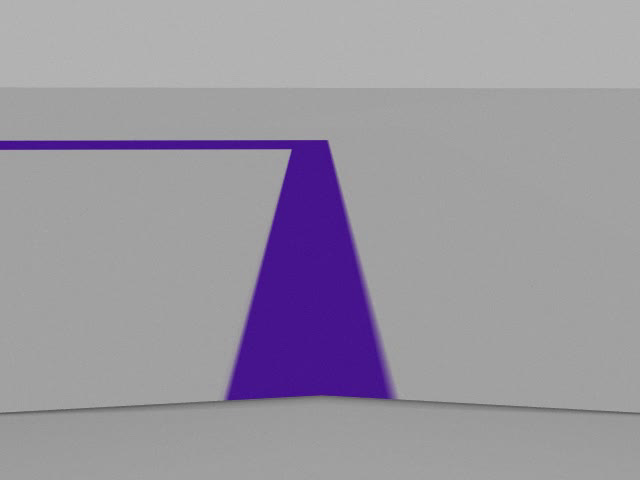
#> input picture frame 55 of my_prius/video/prius_output.avi, 640 x 480 px
$ python lane_detection_video.py
#> lines starting #> are read from the running program, lines starting #| are printed output that depends on the picture; after the words box and inside, x2 and y2 are one past the last pixel; in counts of white or black regions, pixels touching at a corner belong together

####
# - Main purpse is Process A single frame to extract
#   line and frame mid points using image processing techniques
# - This scripts is Simple opencv Python based no ROS involved
#
#  Written by Muhammad Luqman
#  ros2,FOXY
#  13/6/21
#
###

#!/usr/bin/env python3
import cv2
import numpy

action = ""
cap = cv2.VideoCapture('/home/utk/ros2_ws/src/my_prius/video/prius_output.avi')

while(cap.isOpened()):
        ##### Segmentation
    ## Defining the color Upper bound and Lower bound limits to extract
    ret, image = cap.read()
#> image is the input picture: shape (480, 640, 3); mean B, G, R 161.2, 149.9, 154.6
        ##### Segmentation
    ## Defining the color Upper bound and Lower bound limits to extract
    light_line = numpy.array([50,50,50])
    dark_line = numpy.array([200,200,200])
    mask = cv2.inRange(image, light_line,dark_line)
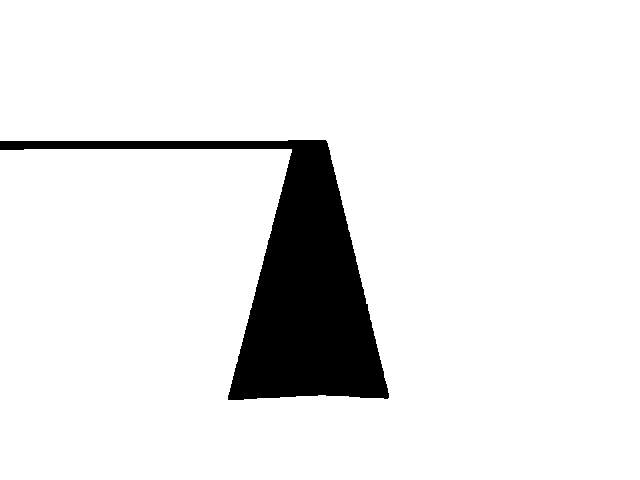
#> mask: shape (480, 640); 91.1% white; 1 black region, box (x1, y1, x2, y2) and area: (0, 140, 389, 400) 27305

        ##### Boundaries Extraction
    ## applying the canny edge dector function
    canny= cv2.Canny(mask,40,10)
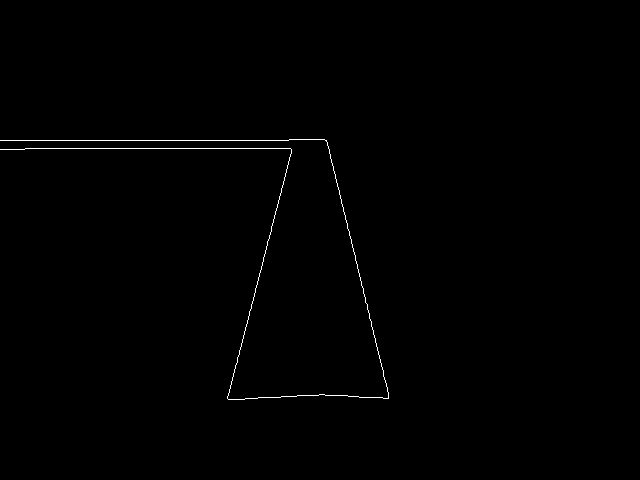
#> canny: shape (480, 640); 0.42% white in thin lines or dots, all inside (x1, y1, x2, y2) = (0, 139, 389, 400)
    ## Cropping the image
    r1=280;c1=0
    width = 640
    height = 110
    img = canny[r1:r1 + height, c1:c1 + width]
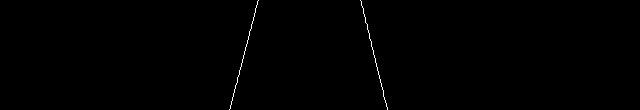
#> img: shape (110, 640); 0.31% white in thin lines or dots, all inside (x1, y1, x2, y2) = (229, 0, 388, 110)


    ##### Finding Line  Mid point
    # Visually finding the perfect Row to fix for mid points
    # by setting all values to be light
    edge=[]
    for i in range (width):
        if(img[int(height/2),i]==255):
            edge.append(i)
#> after the loop, edge = [243, 374]
    print(edge)
#| [243, 374]

    # Ensure there are enough edge points
    if len(edge) < 2:
        print("Left_Turn")
        mid_point = None
    else:
        # We only need two points: one from left line and one from right line
        if len(edge) == 4:
            edge[0] = edge[0]
            edge[1] = edge[2]
        elif len(edge) == 3:
            if edge[1] - edge[0] > 5:  # meaning idx(0) and idx(1) are ok [193, 506, 507]
                edge[0] = edge[0]
                edge[1] = edge[1]
            else:  # [193, 194, 507]
                edge[0] = edge[0]
                edge[1] = edge[2]

        # Calculate mid_area and mid_point only if edge has 2 elements
        if len(edge) >= 2:
            mid_area = (edge[1] - edge[0])
#> mid_area = 131
            mid_point = edge[0] + (mid_area / 2)
#> mid_point = 308.5
            img[int(height/2), int(mid_point)] = 255
        else:
            print("Left_Turn")
            mid_point = None

    # Finding Frame Midpoint
    frame_mid = width / 2

    # Controlling the car process
    if mid_point is not None:
        error = frame_mid - mid_point
#> error = 11.5
        action = "Go Right" if error < 0 else "Go Left"
#> action = 'Go Left'
    else:
        error = None
        action = "Left_Turn"

    # More apparent mid frame pixel
    img[int(height/2), int(frame_mid)] = 255
    img[int(height/2)-1, int(frame_mid)] = 255
    img[int(height/2)+1, int(frame_mid)] = 255
    ## Writing on the Frame as output for better understanding
    f_image = cv2.putText(img, action, (50,50), cv2.FONT_HERSHEY_SIMPLEX, 1, (255,0,), 2, cv2.LINE_AA)

    cv2.imshow('output image',f_image)
    if cv2.waitKey(1) & 0xFF == ord('q'):
#> (key q is pressed here)
        break

cv2.waitKey(2)
cv2.destroyAllWindows()

$ run again, starting later in the video
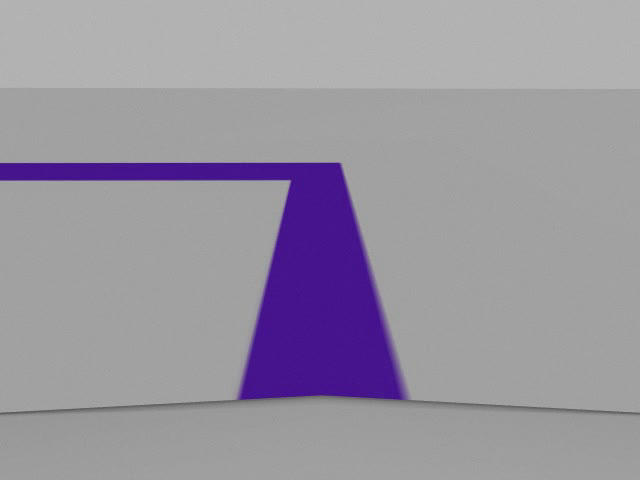
#> input picture frame 249 of my_prius/video/prius_output.avi, 640 x 480 px
#> image is the input picture: shape (480, 640, 3); mean B, G, R 161.1, 149.2, 154.1
#> `mask = cv2.inRange(image, light_line,dark_line)`:
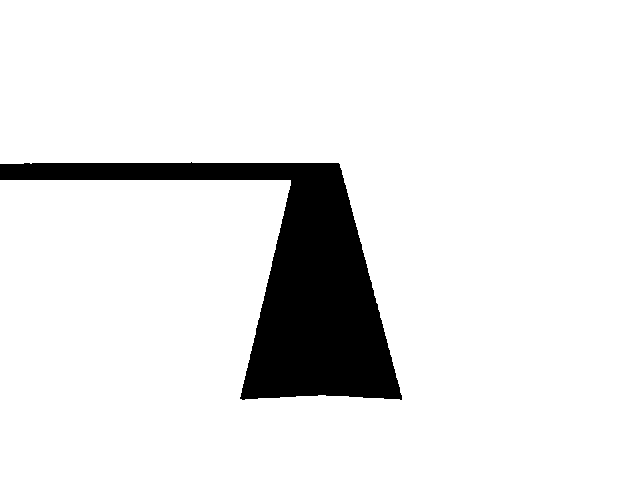
#> mask: shape (480, 640); 90.6% white; 1 black region, box (x1, y1, x2, y2) and area: (0, 162, 402, 400) 29007
#> canny: shape (480, 640); 0.41% white in thin lines or dots, all inside (x1, y1, x2, y2) = (0, 162, 402, 400)
#> `img = canny[r1:r1 + height, c1:c1 + width]`:
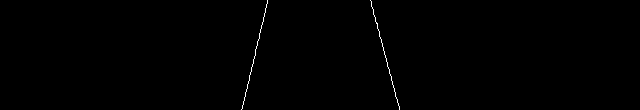
#> img: shape (110, 640); 0.31% white in thin lines or dots, all inside (x1, y1, x2, y2) = (241, 0, 400, 110)
#> after the loop `for i in range (width):`: edge = [255, 385]
#| [255, 385]
#> mid_area = 130
#> mid_point = 320
#> error = 0
#> action = 'Go Left'

$ run again, starting later in the video
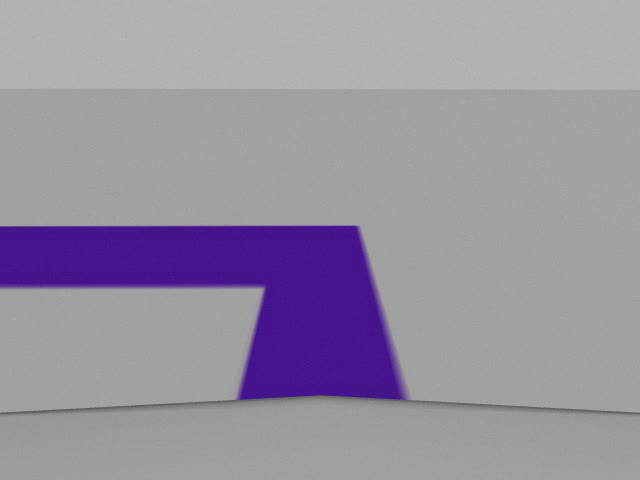
#> input picture frame 444 of my_prius/video/prius_output.avi, 640 x 480 px
#> image is the input picture: shape (480, 640, 3); mean B, G, R 160.6, 145.8, 151.9
#> `mask = cv2.inRange(image, light_line,dark_line)`:
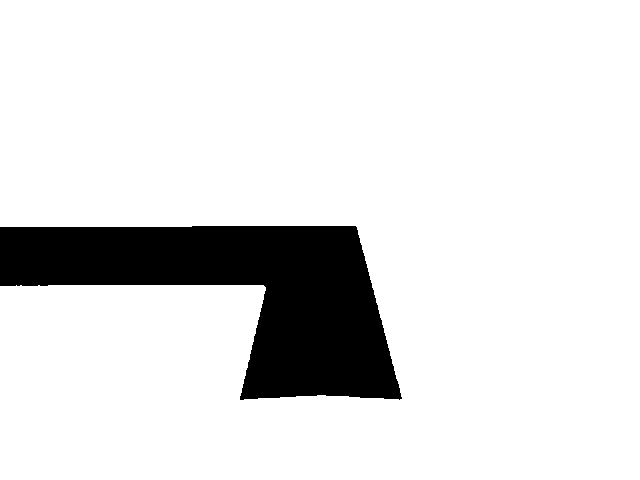
#> mask: shape (480, 640); 88.2% white; 1 black region, box (x1, y1, x2, y2) and area: (0, 226, 402, 400) 36307
#> canny: shape (480, 640); 0.35% white in thin lines or dots, all inside (x1, y1, x2, y2) = (0, 225, 402, 400)
#> `img = canny[r1:r1 + height, c1:c1 + width]`:
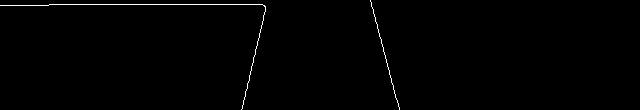
#> img: shape (110, 640); 0.68% white in thin lines or dots, all inside (x1, y1, x2, y2) = (0, 0, 400, 110)
#> after the loop `for i in range (width):`: edge = [254, 385]
#| [254, 385]
#> mid_area = 131
#> mid_point = 319.5
#> error = 0.5
#> action = 'Go Left'
